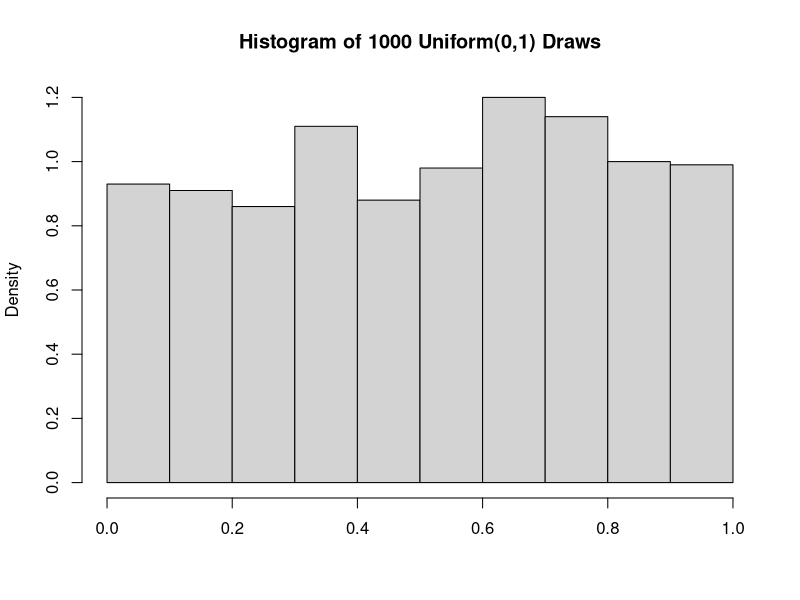
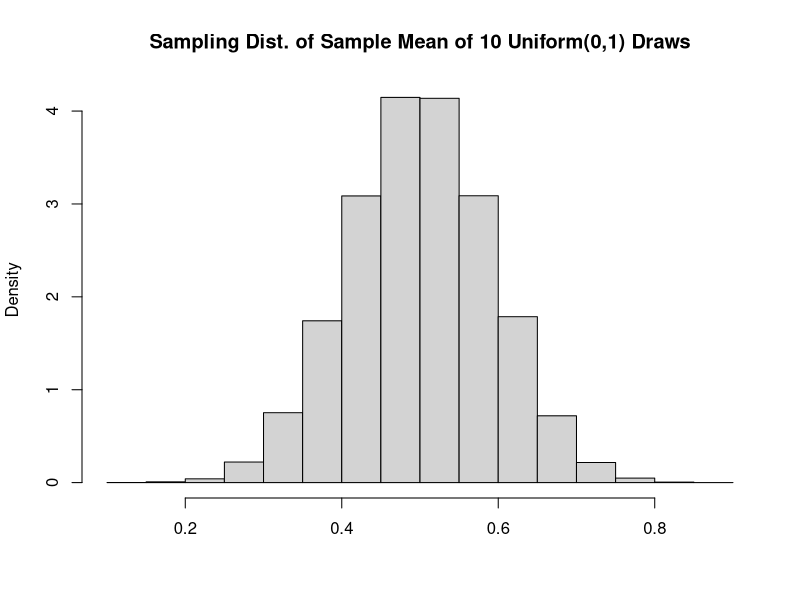
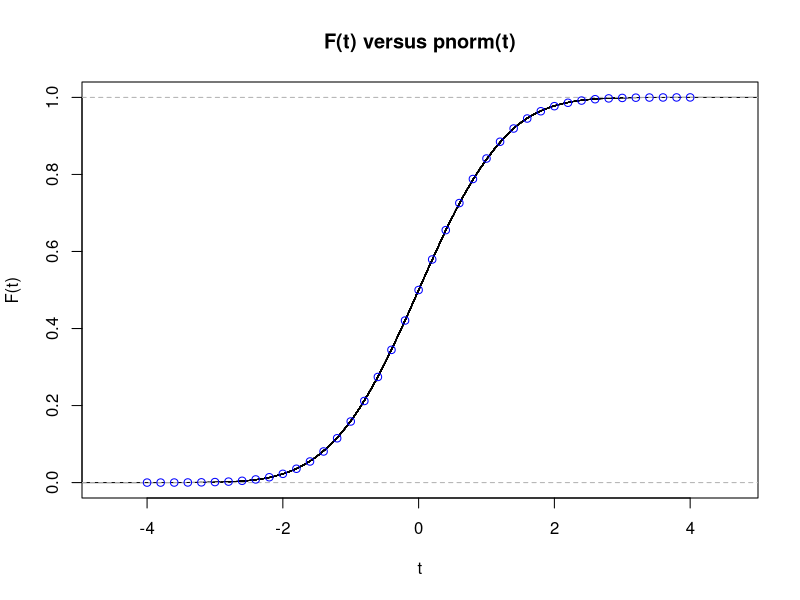
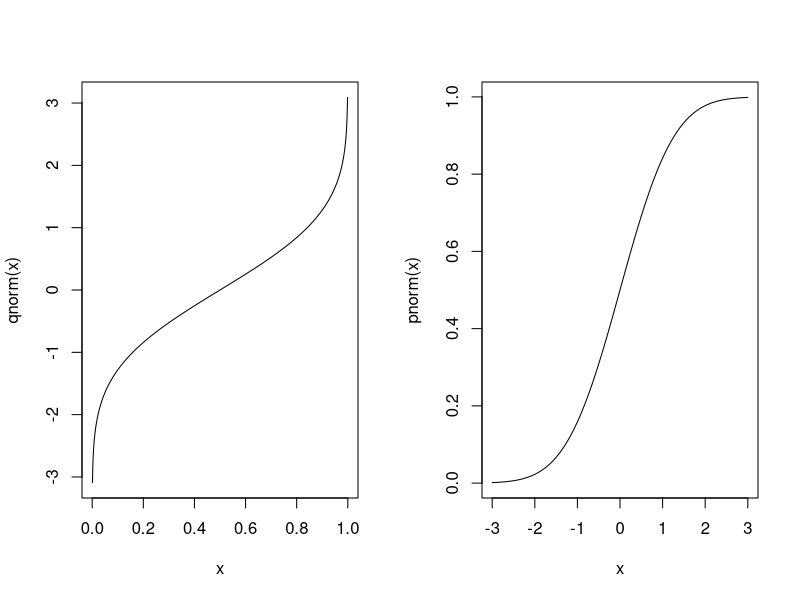
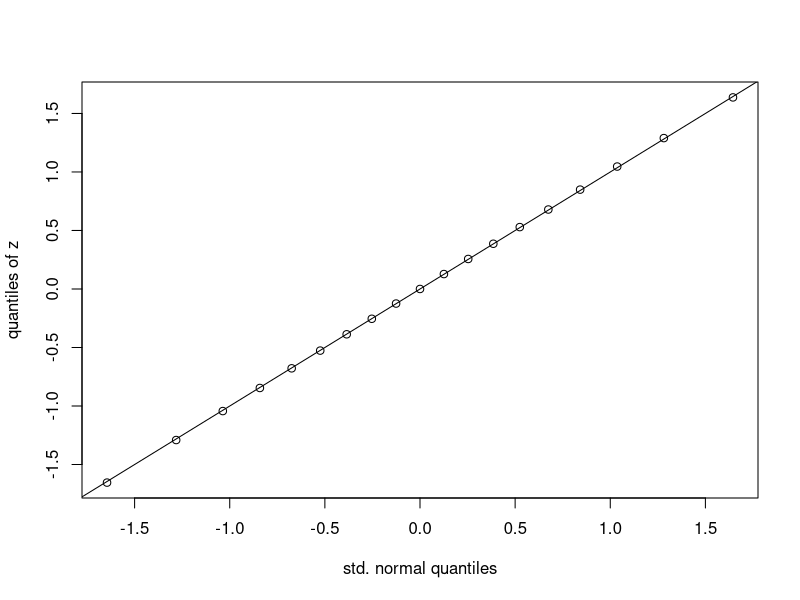
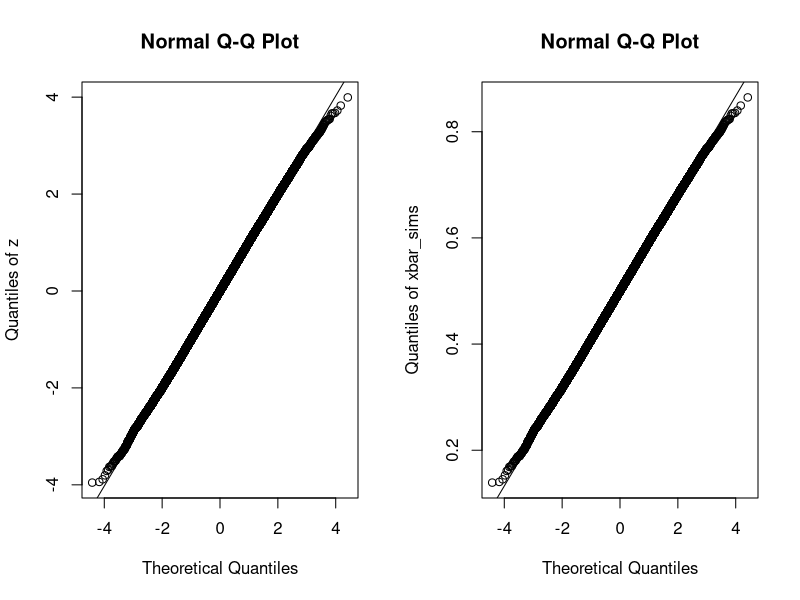
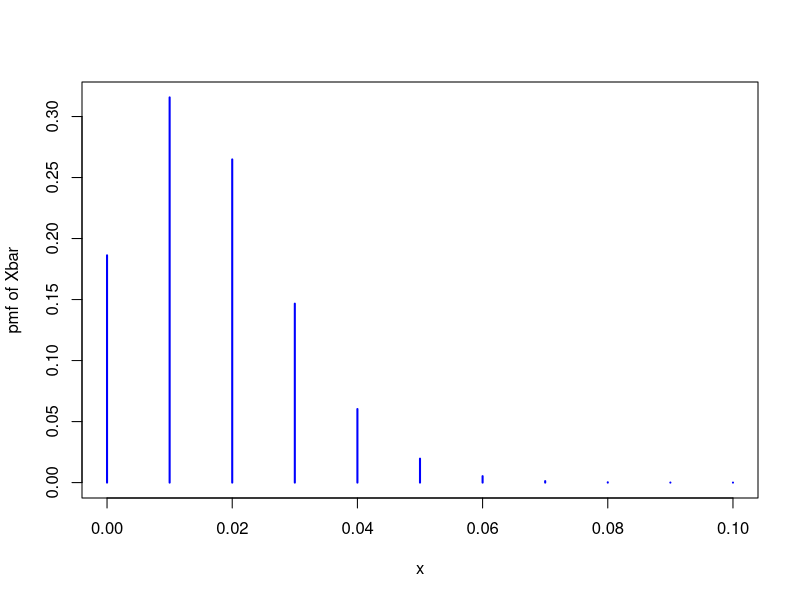
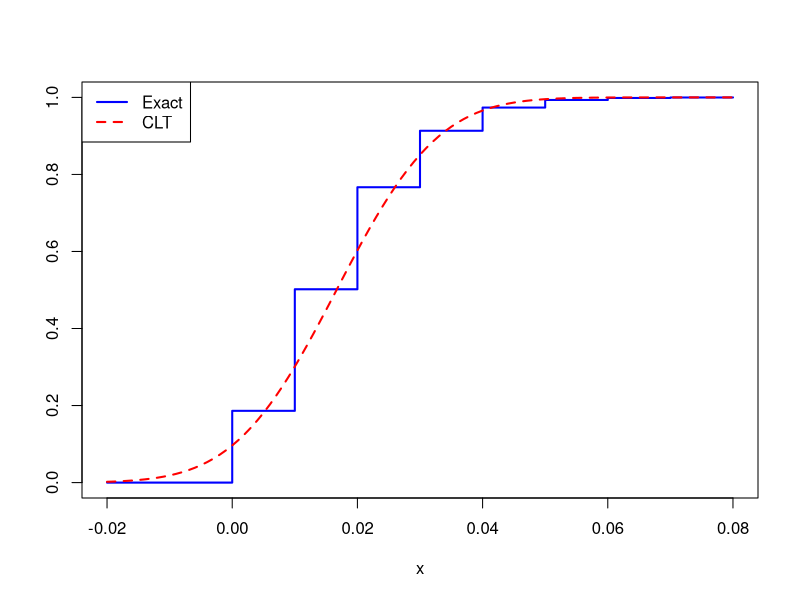

Reproduce these figures in R, in order.
## ---- chunk 1
set.seed(12345) # ensures that you'll get the same random draws as I did
hist(runif(1000), xlab = '', freq = FALSE, 
     main = 'Histogram of 1000 Uniform(0,1) Draws')
## ---- chunk 2
get_unif_sim <- function(n) {
  sims <- runif(n)
  xbar <- mean(sims)
  return(xbar)
}
## ---- chunk 3
set.seed(12345)
nreps <- 1e5 # scientific notation for 100,000 -- a 1 followed by 5 zeros
xbar_sims <- replicate(nreps, get_unif_sim(10))
hist(xbar_sims, xlab = '', freq = FALSE, 
     main = 'Sampling Dist. of Sample Mean of 10 Uniform(0,1) Draws')
## ---- chunk 4
z <- (xbar_sims - 1/2) / (1 / sqrt(120))
## ---- chunk 5
mean(z <= 0)
## ---- chunk 6
mean(z <= 2)
## ---- chunk 7
z <- sqrt(120) * (xbar_sims - 1/2)
plot(ecdf(z), xlab = 't', ylab = 'F(t)', main = 'F(t) versus pnorm(t)')
tseq <- seq(-4, 4, by = 0.2)
points(tseq, pnorm(tseq), col = 'blue')
## ---- chunk 8
par(mfrow = c(1, 2))
curve(qnorm(x), 0, 1, n = 1001)
curve(pnorm(x), -3, 3, n = 1001)
par(mfrow = c(1, 1))
## ---- chunk 9
median(z)
## ---- chunk 10
p <- c(0.25, 0.5, 0.75)
rbind(normal = qnorm(p), simulation =  quantile(z, probs = p))
## ---- chunk 11
p <- seq(from = 0.05, to = 0.95, by = 0.05)
x <- qnorm(p)
y <- quantile(z, probs = p)
plot(x, y, xlab = 'std. normal quantiles', ylab = 'quantiles of z')
abline(0, 1) # plot the 45-degree line
## ---- chunk 12
par(mfrow = c(1, 2))
qqnorm(z, ylab = 'Quantiles of z')
qqline(z)
qqnorm(xbar_sims, ylab = 'Quantiles of xbar_sims')
qqline(xbar_sims)
par(mfrow = c(1, 1))
## ---- chunk 13
cbind(simulation = quantile(z, 0.0001), normal = qnorm(0.0001))
## ---- chunk 14
p <- c(0.01, 0.025, 0.05, 0.1)
rbind(normal = qnorm(p), simulation = quantile(z, prob = p))
## ---- chunk 15
n <- 100
p <- 1/60
x <- seq(from = 0, to = 1, by = 1/n)
P_x_bar <- dbinom(n * x, size = n, prob = p)
plot(x, P_x_bar, type = 'h', xlim = c(0, 0.1), ylab = 'pmf of Xbar', lwd = 2, col = 'blue')
## ---- chunk 16
x <- seq(-0.02, 0.08, by = 0.001)
F_x_bar <- pbinom(n * x, size = n, prob = p)
F_clt <- pnorm(x, p, sqrt(p * (1 - p) / n))
plot(x, F_x_bar, type = 's', ylab = '', lwd = 2, col = 'blue')
points(x, F_clt, type = 'l', lty = 2, lwd = 2, col = 'red')
legend('topleft', legend = c('Exact', 'CLT'), col = c('blue', 'red'), lty = 1:2, lwd = 2)
## ---- chunk 17
# Make 5000 draws for phat, each based on a sample of n = 100 observations
# with p = 1/60
set.seed(54321)
draw_sim_phat <- function(p, n) {
  x <- rbinom(n, size = 1, prob = p)
  phat <- mean(x)
  return(phat)
}
p_true <- 1/60
sample_size <- 100
phat_sims <- replicate(5000, draw_sim_phat(p = p_true, n = sample_size))

# What fraction of the CIs cover the true value of p?
SE <- sqrt(phat_sims * (1 - phat_sims) / sample_size) # standard error
lower <- phat_sims - 1.96 * SE # Lower confidence limit of 95% CI
upper <- phat_sims + 1.96 * SE # Upper confidence limit for 95% CI
coverage_prob <- mean((lower <= p_true) & (p_true <= upper))
coverage_prob
